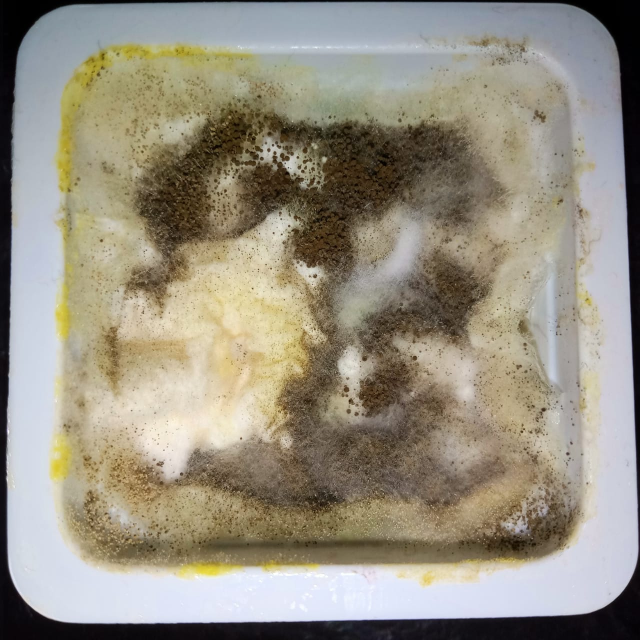
#> input picture kotmale.jpg, 1280 x 1280 px (shown at 1/2 size)
$ jupyter execute segmentation.ipynb
#> lines starting #> are read from the running program, lines starting #| are printed output that depends on the picture; after the words box and inside, x2 and y2 are one past the last pixel; in counts of white or black regions, pixels touching at a corner belong together
[cell 1]
import cv2
import numpy as np

# Load the image
path='kotmale.jpg'
image=cv2.imread('kotmale.jpg')
#> image is the input picture: shape (1280, 1280, 3); mean B, G, R 129.1, 144.3, 150.7

# Original size of the image
height, width, channels = image.shape
#> height = 1280; width = 1280; channels = 3
print(f"Width: {width}, Height: {height}")
#| Width: 1280, Height: 1280

# Check if the image was loaded correctly
if image is None:
    print ("Error:please check the path.")
    exit()

[cell 2]
# Resize the image
new_width=512
new_height=512
resized_image=cv2.resize(image,(new_width,new_height))
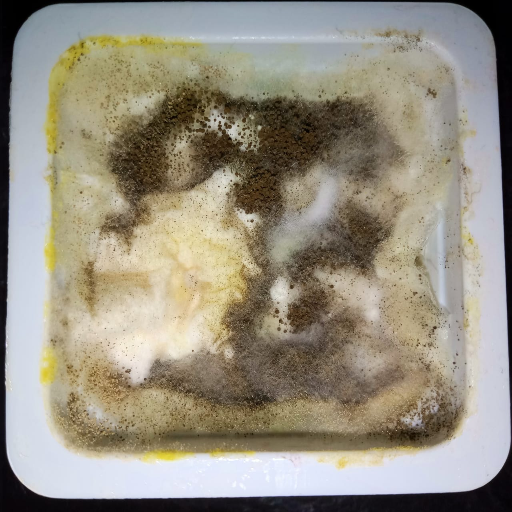
#> resized_image: shape (512, 512, 3); mean B, G, R 129.1, 144.2, 150.7

[cell 3]
# Crop the image
def crop_circle (image, radius_factor=0.6):
#> called with radius_factor = 0.6
    height,width=image.shape[:2]
#> height = 512; width = 512
    mask=np.zeros((height,width), dtype=np.uint8)
    center=(int(width/2), int(height/2))
#> center = (256, 256)
    original_radius= min(center[0], center[1])
#> original_radius = 256
    radius=int(original_radius*radius_factor)
#> radius = 153
    cv2.circle(mask,center,radius,(255,),-1, cv2.LINE_AA)
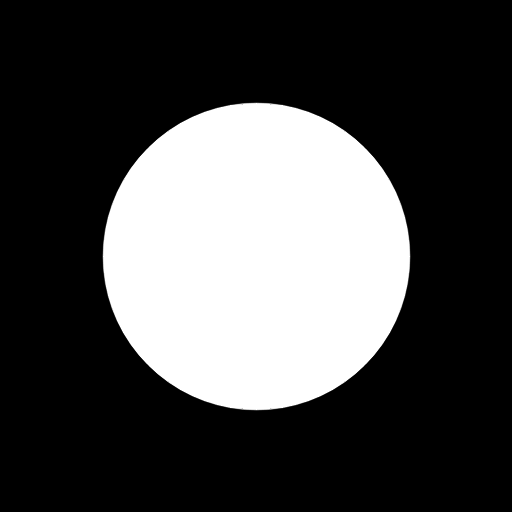
#> mask: shape (512, 512); min 0, max 255, mean 72.1
    masked_image=cv2.bitwise_and(image,image,mask=mask)
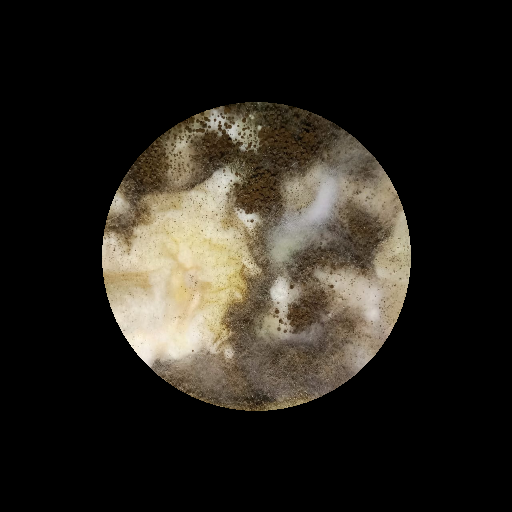
#> masked_image: shape (512, 512, 3); mean B, G, R 29.7, 36.7, 40.7
    return masked_image

cropped_image=crop_circle(resized_image, radius_factor=0.6)
cv2.imwrite('cropped.jpg', cropped_image)
#> Out = True

[cell 4]
# Convert the cropped image to grayscale
gray_scaled_image = cv2.cvtColor(cropped_image, cv2.COLOR_BGR2GRAY)
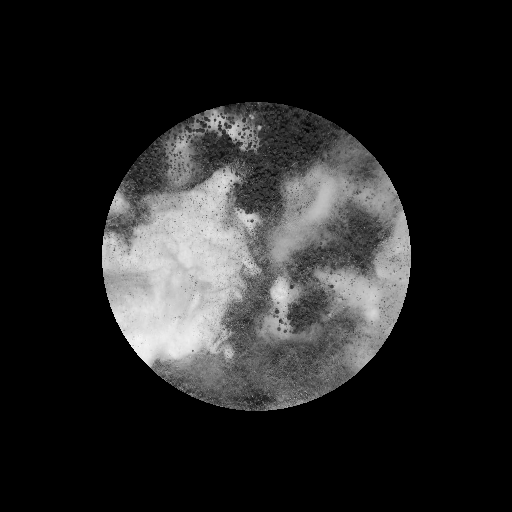
#> gray_scaled_image: shape (512, 512); min 0, max 245, mean 37.1

[cell 5]
# Apply histogram equalization
equalized_image = cv2.equalizeHist(gray_scaled_image)
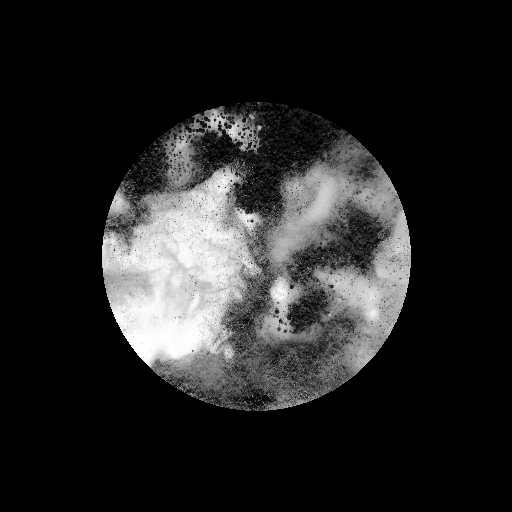
#> equalized_image: shape (512, 512); min 0, max 255, mean 36.6

[cell 6]
blurred_image = cv2.GaussianBlur(equalized_image, (3, 3), 0)

[cell 7]
# Perform edge detection on the blurred image
# Convert the normalized image back to an 8-bit image
blurred_image_8bit = (blurred_image * 255).astype(np.uint8)
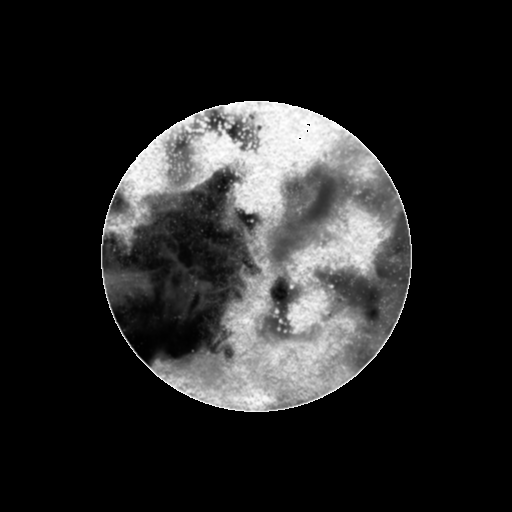
#> blurred_image_8bit: shape (512, 512); min 0, max 255, mean 37.6
edges = cv2.Canny(blurred_image_8bit, 50, 100)
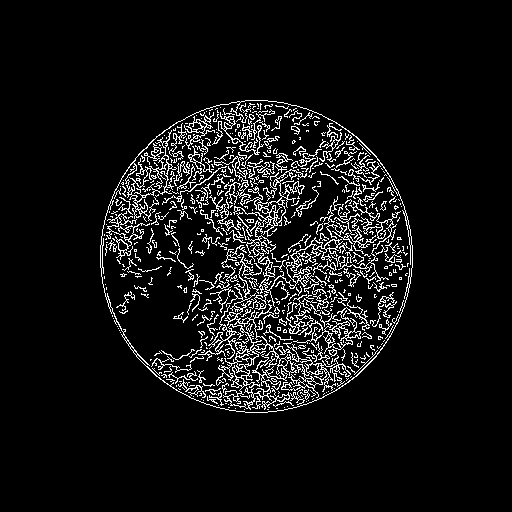
#> edges: shape (512, 512); 7.3% white in thin lines or dots, all inside (x1, y1, x2, y2) = (100, 100, 413, 413)

[cell 8]
# Adaptive Thresholding
adaptive_thresh_image = cv2.adaptiveThreshold(blurred_image_8bit, 255,
                                              cv2.ADAPTIVE_THRESH_GAUSSIAN_C,
                                              cv2.THRESH_BINARY_INV, 11, 2)
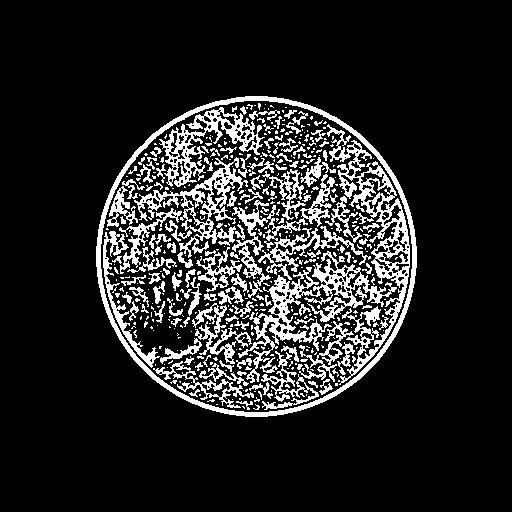
#> adaptive_thresh_image: shape (512, 512); 14.3% white; 471 white regions (331 under 20 px), largest, box (x1, y1, x2, y2) and area: (96, 96, 417, 417) 4756, (327, 124, 410, 385) 4376, (238, 251, 397, 383) 4010

[cell 9]
# Apply morphological operations to clean up the binary image
kernel = np.ones((3, 3), np.uint8)
cleaned_image = cv2.morphologyEx(adaptive_thresh_image, cv2.MORPH_CLOSE, kernel, iterations=2)
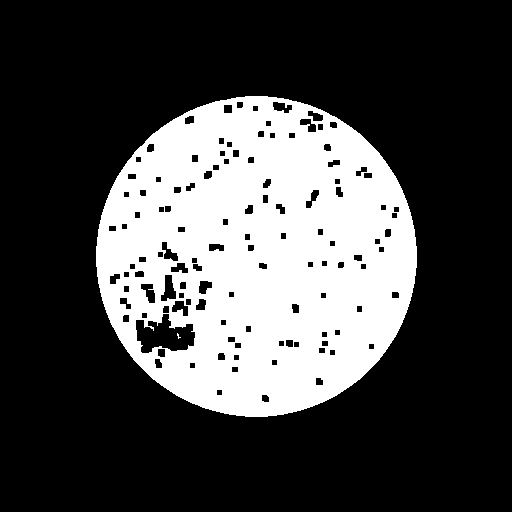
#> cleaned_image: shape (512, 512); 28.2% white; 2 white regions (1 under 20 px), largest, box (x1, y1, x2, y2) and area: (96, 96, 417, 417) 73968

[cell 10]
# Calculate the percentage of area covered by fungi colonies
# Count the number of white pixels in the cleaned binary image
fungi_area = np.sum(cleaned_image == 255)
#> fungi_area = 73978
# Calculate the total number of pixels in the image
total_area = cleaned_image.size
#> total_area = 262144
# Calculate the percentage
fungi_percentage = (fungi_area / total_area) * 100
#> fungi_percentage = 28.22
print(f"Percentage of area covered by fungi colonies: {fungi_percentage:.2f}%")
#| Percentage of area covered by fungi colonies: 28.22%

$ run again, with ambewela.jpg copied over kotmale.jpg
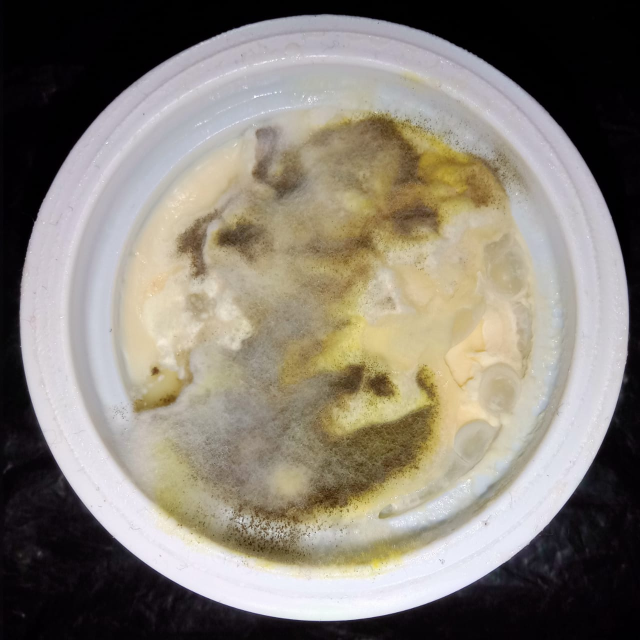
#> input picture ambewela.jpg, 1280 x 1280 px (shown at 1/2 size)
#> image is the input picture: shape (1280, 1280, 3); mean B, G, R 116.8, 127.4, 134.1
#| Width: 1280, Height: 1280
#> Out = True
#> `edges = cv2.Canny(blurred_image_8bit, 50, 100)`:
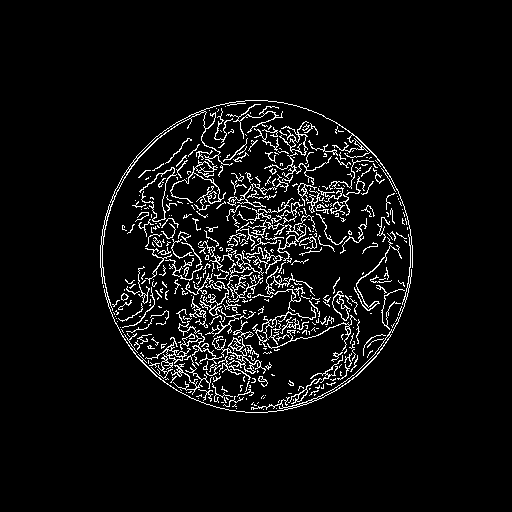
#> edges: shape (512, 512); 5.5% white in thin lines or dots, all inside (x1, y1, x2, y2) = (100, 100, 413, 413)
#> adaptive_thresh_image: shape (512, 512); 13.4% white; 517 white regions (383 under 20 px), largest, box (x1, y1, x2, y2) and area: (96, 96, 417, 417) 4751, (261, 196, 410, 410) 3810, (103, 112, 220, 321) 2785
#> `cleaned_image = cv2.morphologyEx(adaptive_thresh_image, cv2.MORPH_CLOS..`:
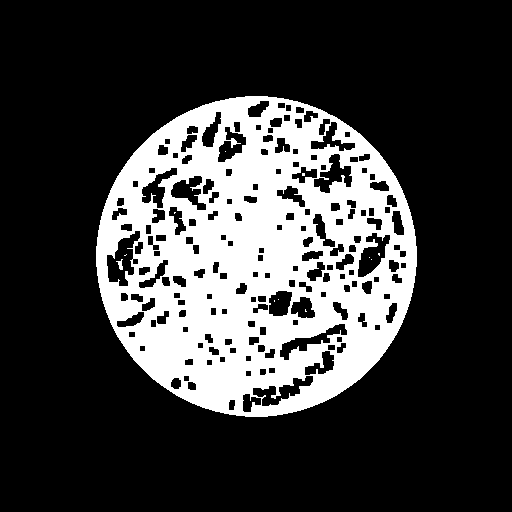
#> cleaned_image: shape (512, 512); 24.1% white; 12 white regions (10 under 20 px), largest, box (x1, y1, x2, y2) and area: (96, 96, 417, 417) 63200, (116, 259, 123, 270) 39
#> fungi_area = 63269
#> fungi_percentage = 24.14
#| Percentage of area covered by fungi colonies: 24.14%

$ run again, with michico.jpg copied over kotmale.jpg
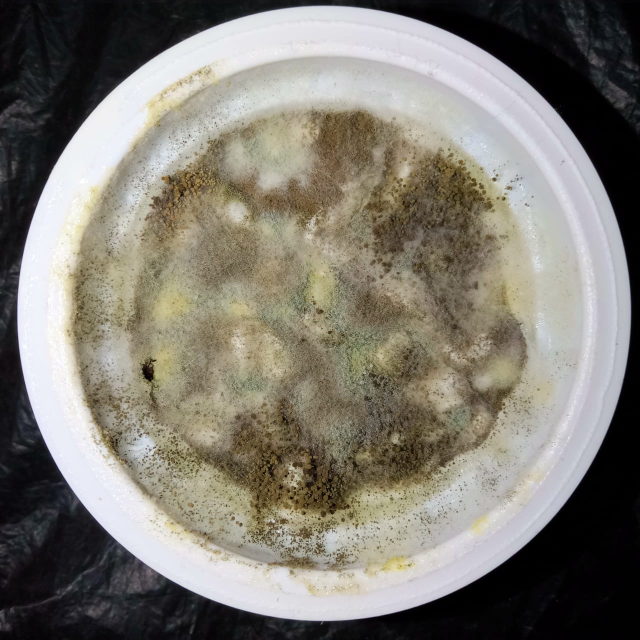
#> input picture michico.jpg, 1280 x 1280 px (shown at 1/2 size)
#> image is the input picture: shape (1280, 1280, 3); mean B, G, R 114.4, 123.6, 127.6
#| Width: 1280, Height: 1280
#> Out = True
#> `edges = cv2.Canny(blurred_image_8bit, 50, 100)`:
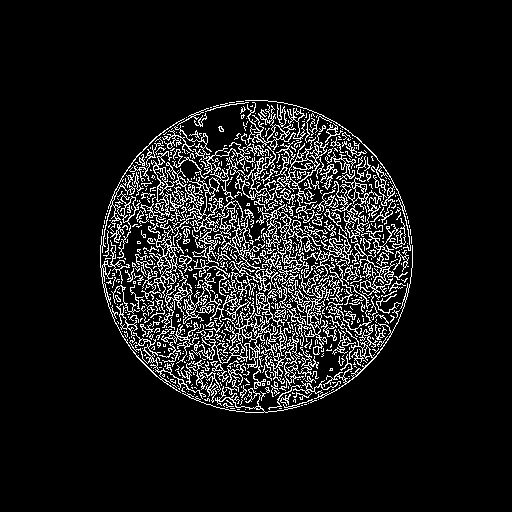
#> edges: shape (512, 512); 9.4% white in thin lines or dots, all inside (x1, y1, x2, y2) = (100, 100, 413, 413)
#> adaptive_thresh_image: shape (512, 512); 15.1% white; 407 white regions (307 under 20 px), largest, box (x1, y1, x2, y2) and area: (102, 103, 411, 365) 22643, (96, 96, 417, 417) 4735, (207, 363, 269, 410) 663
#> `cleaned_image = cv2.morphologyEx(adaptive_thresh_image, cv2.MORPH_CLOS..`:
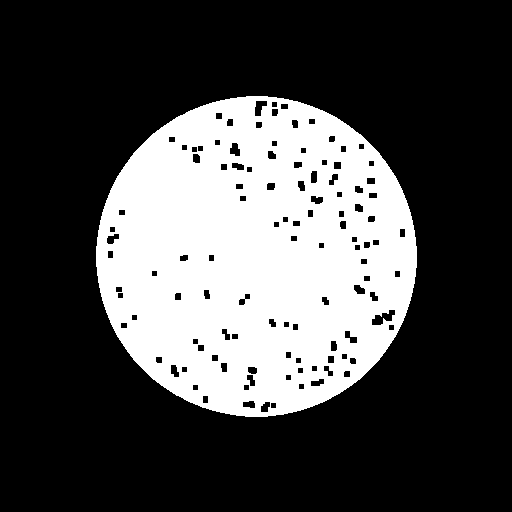
#> cleaned_image: shape (512, 512); 29.1% white; 1 white region, box (x1, y1, x2, y2) and area: (96, 96, 417, 417) 76173
#> fungi_area = 76173
#> fungi_percentage = 29.06
#| Percentage of area covered by fungi colonies: 29.06%
